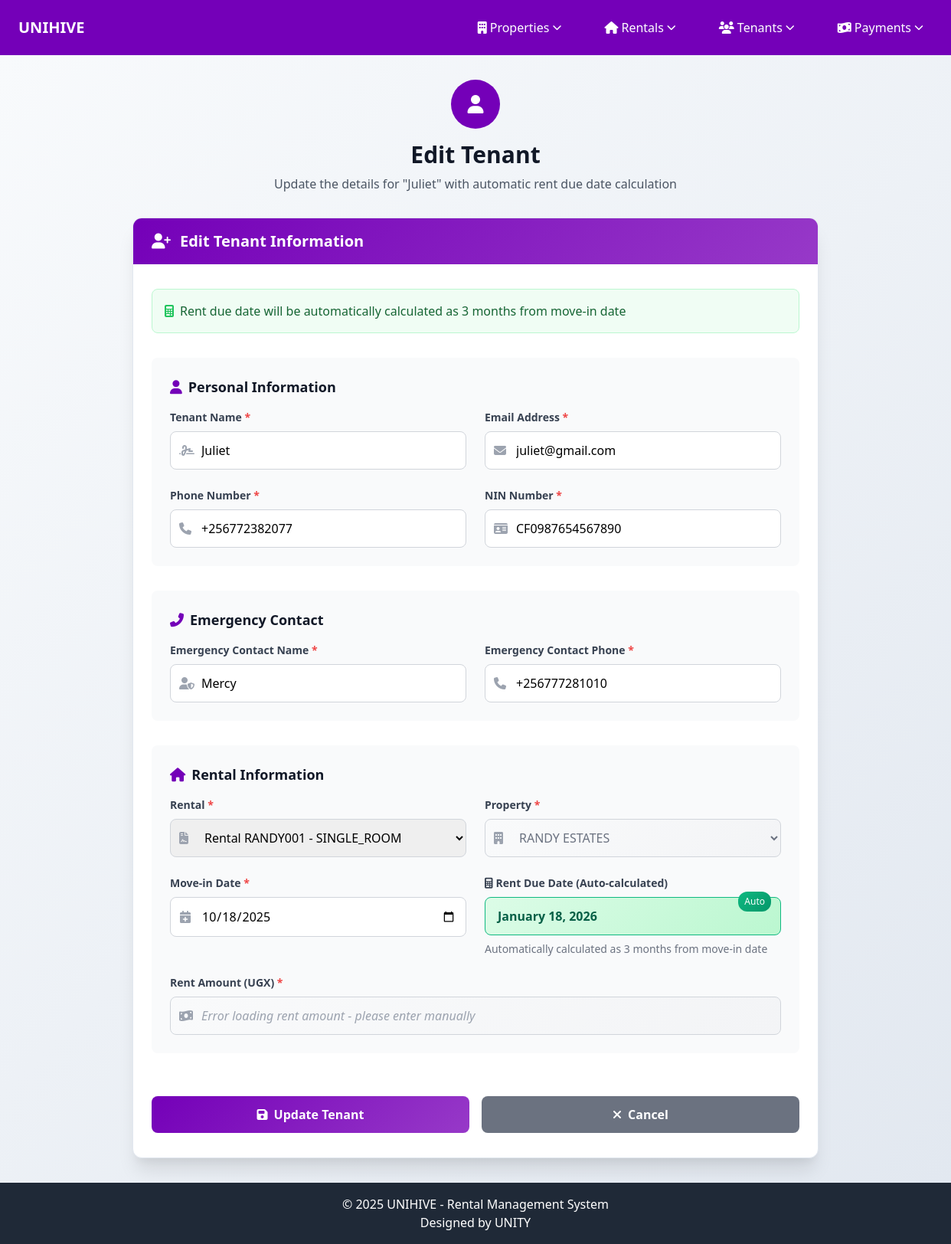
The app's page /tenants/1/edit/ with its own data.
### tenants/models.py (models this page shows, shortened)
class Tenant(models.Model):
    name = models.CharField(max_length=30)
    email = models.EmailField(unique=True)
    phone_number = models.CharField(max_length=15)
    nin_number = models.CharField(max_length=20, unique=True)
    emergency_contact_name = models.CharField(max_length=60)
    emergency_contact_phone = models.CharField(max_length=15)
    rental = models.ForeignKey('rentals.Rental', on_delete=models.CASCADE, related_name='rental_tenants')
    tenant_property = models.ForeignKey('properties.Property', on_delete=models.CASCADE)
    move_in_date = models.DateField()
    rent_amount = models.DecimalField(max_digits=10, decimal_places=2)
    @property
    def rent_due_date(self):
        if self.move_in_date:
            year = self.move_in_date.year
            month = self.move_in_date.month + 3
            day = self.move_in_date.day
            if month > 12:
                year += (month - 1) // 12
                month = ((month - 1) % 12) + 1
            max_day = calendar.monthrange(year, month)[1]
            if day > max_day:
                day = max_day
            return datetime(year, month, day).date()
        return None

### tenants/views.py (the view)
# urls.py: path('<int:pk>/edit/', views.tenant_update, name='tenant_update'),
def tenant_update(request, pk):
    tenant = get_object_or_404(Tenant, pk=pk)
    if request.method == 'POST':
        form = TenantForm(request.POST, instance=tenant)
        if form.is_valid():
            tenant = form.save()
            messages.success(request, f'Tenant "{tenant.name}" has been updated successfully!')
            return redirect('tenants:tenant_list')
        else:
            messages.error(request, 'Please correct the errors below.')
    else:
        form = TenantForm(instance=tenant)
    return render(request, 'tenantform.html', {
        'form': form,
        'is_edit': True,
        'tenant': tenant
    })

### properties/models.py (called while the page is built)
    def __str__(self):
        return self.property_name

### rentals/models.py (called while the page is built)
    def __str__(self):
        return f"Rental {self.rental_number} - {self.rental_type}"

### tenants/templates/tenantform.html (shortened to what this page needs)
{% extends 'base.html' %}
{% load crispy_forms_tags %}
{% block content %}
<div class="form-container py-8 px-4">
    <div class="max-w-4xl mx-auto">
        <div class="text-center mb-8 fade-in">
            <div class="inline-flex items-center justify-center w-16 h-16 bg-Unity-Purple rounded-full mb-4">
                <i class="fas fa-user text-white text-2xl"></i>
            </div>
            <h1 class="text-3xl font-bold text-gray-900 mb-2">
                {% if is_edit %}Edit Tenant{% else %}Add New Tenant{% endif %}
            </h1>
            <p class="text-gray-600">
                {% if is_edit %}
                    Update the details for "{{ tenant.name }}" with automatic rent due date calculation
                {% else %}
                    Enter the details for a new tenant with automatic rent due date calculation
                {% endif %}
            </p>
        </div>
        <div class="form-card rounded-xl overflow-hidden fade-in">
            <div class="form-header px-6 py-4">
                <h2 class="text-xl font-semibold text-white flex items-center">
                    <i class="fas fa-user-plus mr-3"></i>
                    {% if is_edit %}Edit{% else %}Add{% endif %} Tenant Information
                </h2>
            </div>
            <div class="px-6 py-8">
                <div class="bg-green-50 border border-green-200 rounded-lg p-4 mb-6">
                    <div class="flex items-center">
                        <i class="fas fa-calculator text-green-500 mr-2"></i>
                        <span class="text-green-800 font-medium">Rent due date will be automatically calculated as 3 months from move-in date</span>
                    </div>
                </div>
                <form method="post" class="space-y-8" id="tenantForm" novalidate>
                    <div class="bg-gray-50 rounded-lg p-6">
                        <h3 class="text-lg font-semibold text-gray-900 mb-4 flex items-center">
                            <i class="fas fa-user mr-2 text-Unity-Purple"></i>
                            Personal Information
                        </h3>
                        <div class="grid grid-cols-1 md:grid-cols-2 gap-6">
                            <div class="space-y-2">
                                <label for="{{ form.name.id_for_label }}" class="block text-sm form-label required-field">
                                    {{ form.name.label }}
                                </label>
                                <div class="relative">
                                    <div class="absolute inset-y-0 left-0 pl-3 flex items-center pointer-events-none">
                                    </div>
                                    {{ form.name }}
                                </div>
                            </div>
                            <div class="space-y-2">
                                <label for="{{ form.email.id_for_label }}" class="block text-sm form-label required-field">
                                    {{ form.email.label }}
                                </label>
                                <div class="relative">
                                    <div class="absolute inset-y-0 left-0 pl-3 flex items-center pointer-events-none">
                                    </div>
                                    {{ form.email }}
                                </div>
                            </div>
                            <div class="space-y-2">
                                <label for="{{ form.phone_number.id_for_label }}" class="block text-sm form-label required-field">
                                    {{ form.phone_number.label }}
                                </label>
                                <div class="relative">
                                    <div class="absolute inset-y-0 left-0 pl-3 flex items-center pointer-events-none">
                                    </div>
                                    {{ form.phone_number }}
                                </div>
                            </div>
                            <div class="space-y-2">
                                <label for="{{ form.nin_number.id_for_label }}" class="block text-sm form-label required-field">
                                    {{ form.nin_number.label }}
                                </label>
                                <div class="relative">
                                    <div class="absolute inset-y-0 left-0 pl-3 flex items-center pointer-events-none">
                                    </div>
                                    {{ form.nin_number }}
                                </div>
                            </div>
                        </div>
                    </div>
                    <div class="bg-gray-50 rounded-lg p-6">
                        <h3 class="text-lg font-semibold text-gray-900 mb-4 flex items-center">
                            <i class="fas fa-phone-alt mr-2 text-Unity-Purple"></i>
                            Emergency Contact
                        </h3>
                        <div class="grid grid-cols-1 md:grid-cols-2 gap-6">
                            <div class="space-y-2">
                                <label for="{{ form.emergency_contact_name.id_for_label }}" class="block text-sm form-label required-field">
                                    {{ form.emergency_contact_name.label }}
                                </label>
                                <div class="relative">
                                    <div class="absolute inset-y-0 left-0 pl-3 flex items-center pointer-events-none">
                                    </div>
                                    {{ form.emergency_contact_name }}
                                </div>
                            </div>
                            <div class="space-y-2">
                                <label for="{{ form.emergency_contact_phone.id_for_label }}" class="block text-sm form-label required-field">
                                    {{ form.emergency_contact_phone.label }}
                                </label>
                                <div class="relative">
                                    <div class="absolute inset-y-0 left-0 pl-3 flex items-center pointer-events-none">
                                    </div>
                                    {{ form.emergency_contact_phone }}
                                </div>
                            </div>
                        </div>
                    </div>
                    <div class="bg-gray-50 rounded-lg p-6">
                        <h3 class="text-lg font-semibold text-gray-900 mb-4 flex items-center">
                            <i class="fas fa-home mr-2 text-Unity-Purple"></i>
                            Rental Information
                        </h3>
                        <div class="grid grid-cols-1 md:grid-cols-2 gap-6">
                            <div class="space-y-2">
                                <label for="{{ form.rental.id_for_label }}" class="block text-sm form-label required-field">
                                    {{ form.rental.label }}
                                </label>
                                <div class="relative">
                                    <div class="absolute inset-y-0 left-0 pl-3 flex items-center pointer-events-none">
                                    </div>
                                    {{ form.rental }}
                                </div>
                            </div>
                            <div class="space-y-2">
                                <label for="{{ form.tenant_property.id_for_label }}" class="block text-sm form-label required-field">
                                    {{ form.tenant_property.label }}
                                </label>
                                <div class="relative">
                                    <div class="absolute inset-y-0 left-0 pl-3 flex items-center pointer-events-none">
                                        <i class="fas fa-building text-gray-400"></i>
                                    </div>
                                    {{ form.tenant_property }}
                                </div>
                            </div>
                            <div class="space-y-2">
                                <label for="{{ form.move_in_date.id_for_label }}" class="block text-sm form-label required-field">
                                    {{ form.move_in_date.label }}
                                </label>
                                <div class="relative">
                                    <div class="absolute inset-y-0 left-0 pl-3 flex items-center pointer-events-none">
                                    </div>
                                    {{ form.move_in_date }}
                                </div>
                            </div>
                            <div class="space-y-2">
                                <label class="block text-sm form-label">
                                    <i class="fas fa-calculator mr-1"></i>Rent Due Date (Auto-calculated)
                                </label>
                                <div id="rent_due_date_display" class="readonly-field">
                                </div>
                                <p class="text-sm text-gray-500">Automatically calculated as 3 months from move-in date</p>
                            </div>
                            <div class="space-y-2 md:col-span-2">
                                <label for="{{ form.rent_amount.id_for_label }}" class="block text-sm form-label required-field">
                                    {{ form.rent_amount.label }}
                                </label>
                                <div class="relative">
                                    <div class="absolute inset-y-0 left-0 pl-3 flex items-center pointer-events-none">
                                        <i class="fas fa-money-bill-wave text-gray-400"></i>
                                    </div>
                                    {{ form.rent_amount }}
                                </div>
                            </div>
                        </div>
                    </div>
                    <div class="flex flex-col sm:flex-row gap-4 pt-6">
                        <button type="submit" class="btn-unity flex-1 text-white font-semibold py-3 px-6 rounded-lg flex items-center justify-center">
                            <i class="fas fa-save mr-2"></i>
                            {% if is_edit %}Update Tenant{% else %}Save Tenant{% endif %}
                        </button>
                        <a href="{% url 'tenants:tenant_list' %}" class="flex-1 bg-gray-500 hover:bg-gray-600 text-white font-semibold py-3 px-6 rounded-lg flex items-center justify-center transition duration-200">
                            <i class="fas fa-times mr-2"></i>
                            Cancel
                        </a>
                    </div>
                </form>
            </div>
        </div>
    </div>
</div>
{% endblock %}

### tenants/templates/tenantform.html (style rules this page uses)
.form-container { background: linear-gradient(135deg, #f8fafc 0%, #e2e8f0 100%); min-height: calc(100vh - 200px); }
.form-card { background: white; box-shadow: 0 20px 25px -5px rgba(0, 0, 0, 0.1), 0 10px 10px -5px rgba(0, 0, 0, 0.04); border: 1px solid #e2e8f0; }
.form-header { background: linear-gradient(135deg, #7400B8 0%, #9739C8 100%); }
.btn-unity { background: linear-gradient(135deg, #7400B8 0%, #9739C8 100%); transition: all 0.3s ease; }
.form-label { color: #374151; font-weight: 600; }
.required-field::after { content: " *"; color: #ef4444; }
.readonly-field { background: linear-gradient(135deg, #dcfce7 0%, #bbf7d0 100%); border: 1px solid #10b981; padding: 12px 16px; border-radius: 8px; color: #065f46; font-weight: 600; position: relative; display: flex; align-items: center; min-height: 48px; }
.fade-in { animation: fadeIn 0.5s ease-out; }
.disabled-waiting, input:read-only:not(.auto-filled), select:disabled:not(.auto-filled) { background: linear-gradient(135deg, #f9fafb 0%, #f3f4f6 100%) !important; border-color: #d1d5db !important; color: #6b7280 !important; cursor: not-allowed !important; }
.disabled-waiting::placeholder, input:read-only:not(.auto-filled)::placeholder { color: #9ca3af !important; font-style: italic; }

### records on screen
Tenant: name "Juliet", email "juliet@gmail.com", phone_number "+256772382077", nin_number "CF0987654567890", emergency_contact_name "Mercy", emergency_contact_phone "+256777281010", rental "Rental RANDY001 - SINGLE_ROOM", tenant_property "RANDY ESTATES", move_in_date "10/18/2025"
